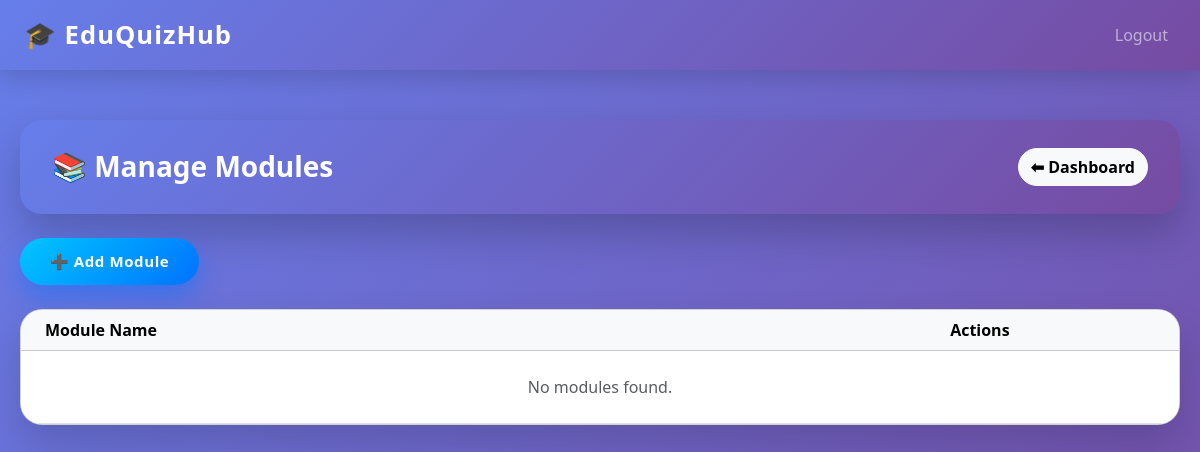
The page /admin/modules (signed in) on the database as committed earlier.
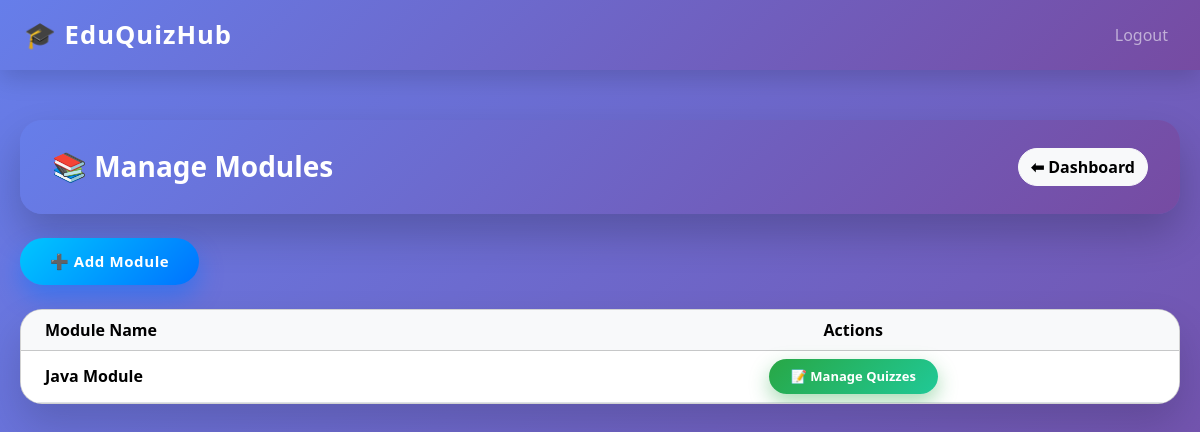
The same page on the database as committed later.
### tables this page shows
CREATE TABLE modules (
    id INTEGER PRIMARY KEY AUTOINCREMENT,
    name TEXT NOT NULL
);

### app.py (the view)
@app.route("/admin/modules")
def manage_modules():
    if session.get("role") != "admin":
        return redirect(url_for("login"))
    modules = get_all_modules()
    return render_template(
        "manage_modules.html",
        modules=modules
    )

### db/db.py (called while the page is built)
def get_db_connection():
    conn = sqlite3.connect(DB_NAME)
    conn.row_factory = sqlite3.Row
    return conn

def get_all_modules():
    with get_db_connection() as conn:
        return conn.execute("SELECT * FROM modules").fetchall()

### templates/manage_modules.html (shortened to what this page needs)
{% extends "base.html" %}
{% block content %}
<div class="page-header mb-4 d-flex justify-content-between align-items-center">
    <h3 class="fw-bold mb-0 text-white">📚 Manage Modules</h3>
    <a href="{{ url_for('admin_dashboard') }}"
       class="btn btn-light btn-animated">
        ⬅ Dashboard
    </a>
</div>
<div class="mb-4">
    <a href="{{ url_for('add_module') }}"
       class="btn btn-add-module btn-animated">
        ➕ Add Module
    </a>
</div>
<div class="card table-card">
    <div class="card-body p-0">
        <table class="table table-hover align-middle mb-0">
            <thead class="table-light">
                <tr>
                    <th class="ps-4">Module Name</th>
                    <th class="text-center">Actions</th>
                </tr>
            </thead>
            <tbody>
                {% for m in modules %}
                <tr>
                    <td class="fw-semibold ps-4">{{ m.name }}</td>
                    <td class="text-center">
                        <a href="{{ url_for('module_quizzes_admin', module_id=m.id) }}"
                           class="btn btn-manage-quiz btn-animated">
                            📝 Manage Quizzes
                        </a>
                    </td>
                </tr>
                {% else %}
                <tr>
                    <td colspan="2" class="text-center text-muted py-4">
                        No modules found.
                    </td>
                </tr>
                {% endfor %}
            </tbody>
        </table>
    </div>
</div>
{% endblock %}

Rows that differ between the two databases and show on the page:
added modules: name "Java Module"
Other text that changed with them:
text no longer shown: "No modules found."
